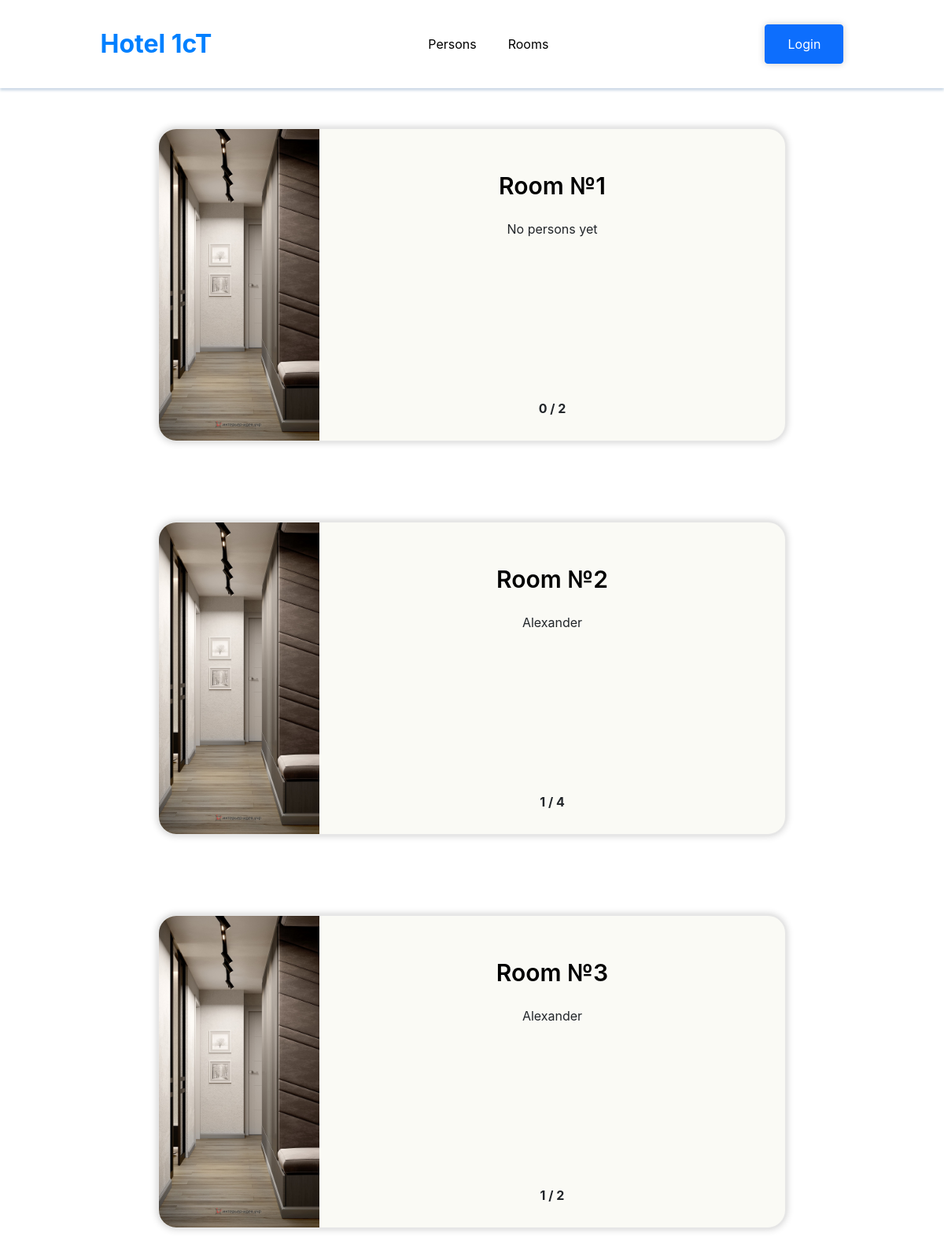
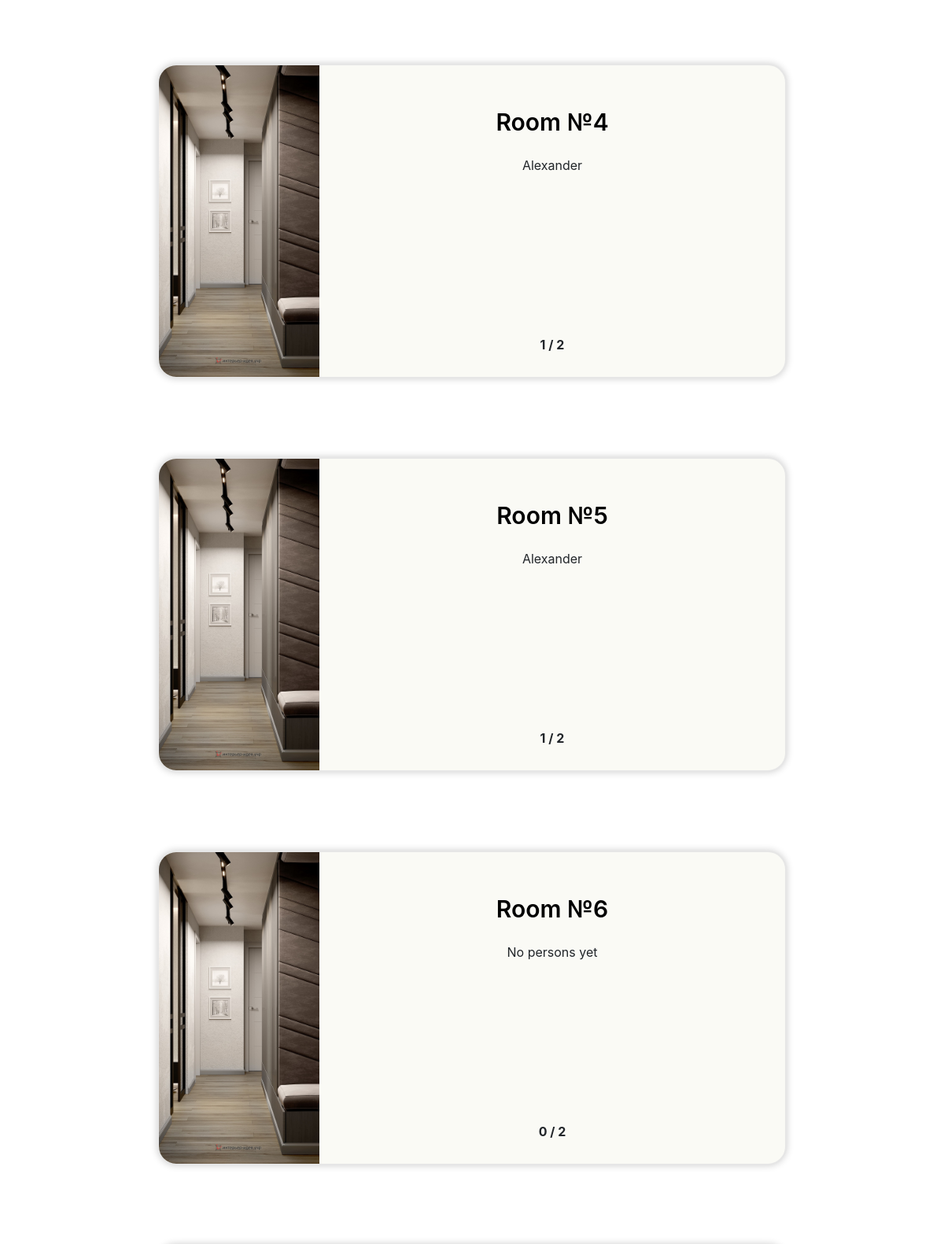
Screenshot of /hotel (upper part) with the database file from the repository (2 pictures, top to bottom).
### hotel/models.py (models this page shows, shortened)
class Hotel(models.Model):
    room = models.ManyToManyField(Person, blank=True)
    max_persons = models.PositiveIntegerField(default=2)

class Person(models.Model):
    name = models.CharField(max_length=255, blank=True)
    surname = models.CharField(max_length=255, blank=True)
    pesel = models.PositiveIntegerField(unique=True)
    MALE = 'Male'
    FEMALE = 'Female'
    N = 'Not selected'
    GENDER_CHOICES = [(MALE, 'Male'), (FEMALE, 'Female'), (N, "I don't want to answer")]
    sex = models.CharField(
        max_length=12,
        choices=GENDER_CHOICES,
        default=N,
    )

### hotel/views.py (the view)
# urls.py: path("hotel", HotelListView.as_view(), name="hotel_list"),
class HotelListView(ListView):
    template_name = 'hotel/hotel_view.html'
    queryset = Hotel.objects.all
    context_object_name = "rooms"

### hotel/templates/hotel/hotel_view.html (shortened to what this page needs)
{% extends 'hotel/base.html' %}
{% load static %}
{% block body %}
    <section style="justify-content: space-evenly; align-items: center; display: flex; flex-direction:row; flex-wrap:wrap;">
        {% for room in rooms %}
            <div class="room">
                <div style="margin: 50px; width: 800px; height: 400px; position: relative; background: #FAFAF5; border-radius: 24px; overflow: hidden; border: 2px #E6E6E6 solid; display: flex; align-items: center; flex-direction: row; box-shadow: 0 0 10px 0 rgba(0, 0, 0, 0.2);">
                    <img src="{% static 'images/room.jpg' %}" height=100%>
                    <div style="height: 100%; width: 100%; display: flex; justify-content: center; align-items: center; flex-direction: column">
                        <div style="margin: 20px auto">
                            <div style="color: black; font-size: 30px; font-weight: 600; line-height: 39px; word-wrap: break-word"><a href="{% url 'hotel:hotel_detail' pk=room.pk %}">Room №{{ room.pk }}</a></div>
                        </div>
                        <div style="display: flex; flex-direction: column; flex-wrap: wrap; align-content: space-evenly; width: 100%; height: 50%;">
                            {% if room.room.all %}
                                {% for person in room.room.all %}
                                    <div><a href="{% url 'hotel:person_detail' pk=person.pk %}"></a>{{ person.name }}</div>
                                {% endfor %}
                            {% else %}
                                <p>No persons yet</p>
                            {% endif %}
                        </div>
                        <div style="margin-top: 30px; font-weight: bold">
                            {{ room.room.all|length }} / {{ room.max_persons }}
                        </div>
                    </div>
                </div>
            </div>
        {% endfor %}
    </section>
{% endblock %}

### hotel/templates/hotel/base.html (shortened to what this page needs)
<!DOCTYPE html>
<html lang="en">
<head>
    <link href="https://cdn.jsdelivr.net/npm/bootstrap@5.0.2/dist/css/bootstrap.min.css" rel="stylesheet">
</head>
<body>
    <header>
        <div style="box-shadow: 0 3px 3px rgba(0,68,134,0.2); width: 100%; height: 112px; position: relative; flex-direction: row; justify-content: space-around; align-items: center; display: flex">
            <div style="color: #0080ff; font-size: 32px; font-weight: bold; line-height: 32px; word-wrap: break-word"><a href="{% url 'hotel:main_menu' %}">Hotel 1cT</a></div>
            <div style="display: flex; justify-content: space-between; align-items: center; flex-direction: row">
                <div style="margin: 0 20px; text-align: center; color: black; font-size: 16px; font-weight: 400; line-height: 20.80px; word-wrap: break-word"><a href="{% url 'hotel:person_list' %}" class="animated-link">Persons</a></div>
                <div style="margin: 0 20px; text-align: center; color: black; font-size: 16px; font-weight: 400; line-height: 20.80px; word-wrap: break-word"><a href="{% url 'hotel:hotel_list' %}" class="animated-link">Rooms</a></div>
            </div>
            <div>
                {% if user.is_authenticated %}
                	<form action="{% url 'hotel:logout' %}?next={{ request.path }}" method="post">
                        {% csrf_token %}
                        <button style="width: 100px; height: 50px; background-color: white; color: blue" class="btn btn-primary">Logout</button>
                    </form>
                {% else %}
                	<form action="{% url 'hotel:login' %}">
                        <button style="width: 100px; height: 50px" class="btn btn-primary">Login</button>
                    </form>
                {% endif %}
            </div>
        </div>
    </header>
{% block body %}{% endblock %}
</body>
</html>

### rows the page displays
Hotel: pk "1", shows "No persons yet", room.all|length "0", max_persons "2"
Hotel: pk "2", room.all|length "1", max_persons "4"
Person: name "Alexander"
Hotel: pk "3", room.all|length "1", max_persons "2"
Hotel: pk "4", room.all|length "1", max_persons "2"
Hotel: pk "5", room.all|length "1", max_persons "2"
Hotel: pk "6", shows "No persons yet", room.all|length "0", max_persons "2"
